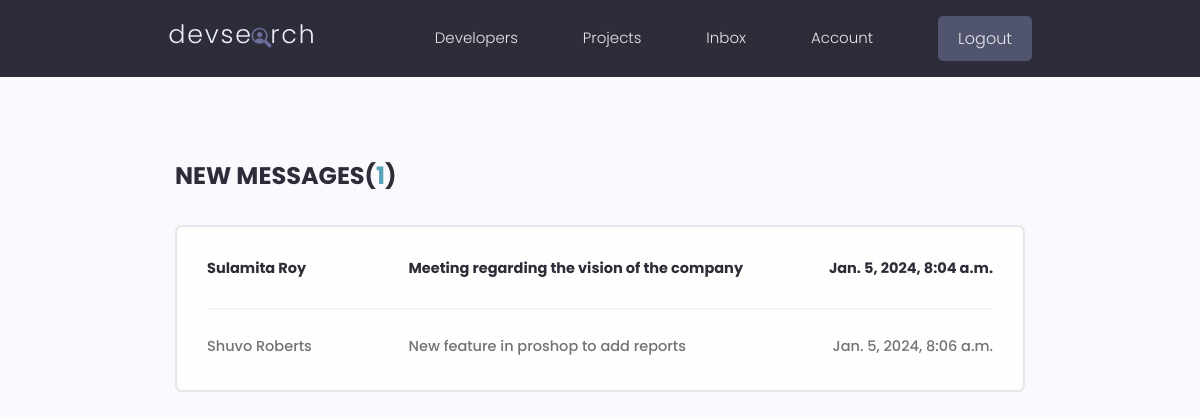
The app's page /inbox/ (signed in), older data.
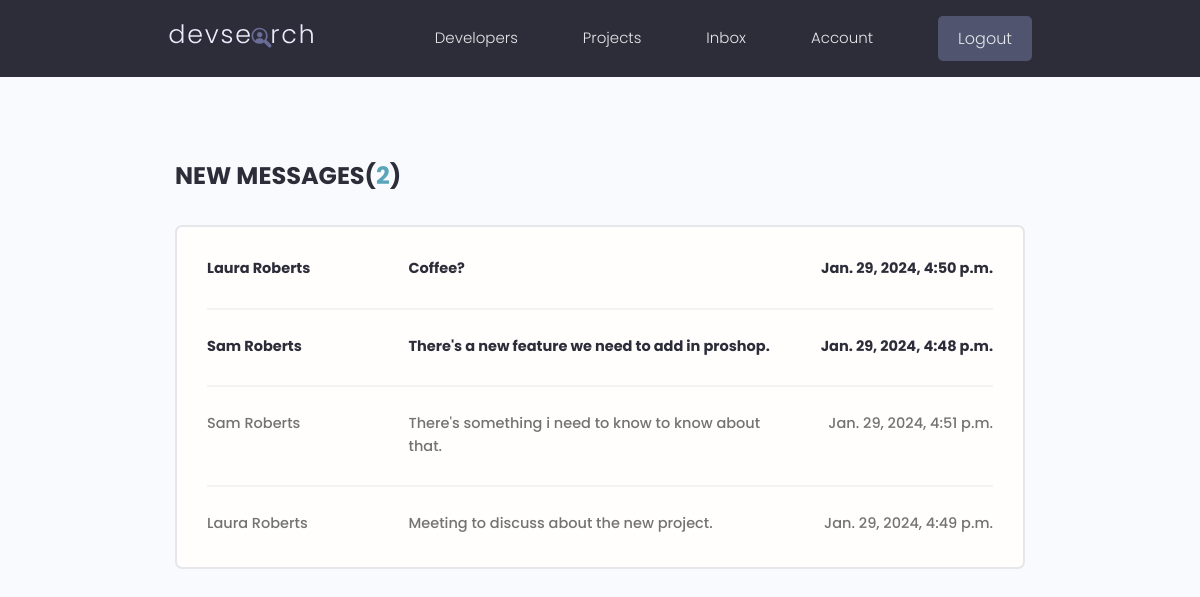
The same page, newer data.
### users/models.py (models this page shows, shortened)
class Message(models.Model):
    sender = models.ForeignKey(
        Profile, on_delete=models.SET_NULL, null=True, blank=True)
    recipient = models.ForeignKey(
        Profile, on_delete=models.SET_NULL, null=True, blank=True, related_name="messages")
    name = models.CharField(max_length=200, null=True, blank=True)
    email = models.EmailField(max_length=200, null=True, blank=True)
    subject = models.CharField(max_length=200, null=True, blank=True)
    body = models.TextField()
    is_read = models.BooleanField(default=False, null=True)
    created = models.DateTimeField(auto_now_add=True)
    id = models.UUIDField(default=uuid.uuid4, unique=True,
                          primary_key=True, editable=False)
    class Meta:
        ordering = ['is_read', '-created']

### users/views.py (the view)
# urls.py: path('inbox/', views.inbox, name="inbox"),
@login_required(login_url='login')
def inbox(request):
    profile = request.user.profile
    messageRequests = profile.messages.all()
    unreadCount = messageRequests.filter(is_read=False).count()
    context = {'messageRequests': messageRequests, 'unreadCount': unreadCount}
    return render(request, 'users/inbox.html', context)

### users/templates/users/inbox.html
{% extends 'main.html' %}
{% block content %}
<main class="inbox my-xl">
  <div class="content-box">
    <h3 class="inbox__title">New Messages(<span>{{unreadCount}}</span>)</h3>
    <ul class="messages">
      {% for message in messageRequests %}
      {% if message.is_read == False %}
      <li class="message message--unread">
        {% else %}
      <li class="message">
        {% endif %}
        <a href="{% url 'message' message.id %}">
          <span class="message__author">{{message.name}}</span>
          <span class="message__subject">{{message.subject}}</span>
          <span class="message__date">{{message.created}}</span>
        </a>
      </li>
      {% endfor %}
    </ul>
  </div>
</main>
{% endblock content %}

### templates/main.html (shortened to what this page needs)
<!DOCTYPE html>
{% load static %}
<html>
<head>
    <link rel="stylesheet" href="https://cdn.iconmonstr.com/1.3.0/css/iconmonstr-iconic-font.min.css" />
    <link rel="stylesheet" href="{% static 'uikit/styles/uikit.css' %}" />
    <link rel="stylesheet" href="{% static 'styles/app.css' %}" />
</head>
<body>
    {% include 'navbar.html' %}
    {% block content %}
    {% endblock content %}
</body>
</html>

### templates/navbar.html (shortened to what this page needs)
{% load static %}
<header class="header">
    <div class="container container--narrow">
        <a href="{% url 'profiles' %}" class="header__logo">
            <img src="{% static 'images/logo.svg' %} " alt="DevSearch Logo" />
        </a>
        <nav class="header__nav">
            <ul class="header__menu">
                <li class="header__menuItem"><a href="{% url 'profiles' %}">Developers</a></li>
                <li class="header__menuItem"><a href="{% url 'projects' %}">Projects</a></li>
                {% if request.user.is_authenticated %}
                <li class="header__menuItem"><a href="{% url 'inbox' %}">Inbox</a></li>
                <li class="header__menuItem"><a href="{% url 'account' %}">Account</a></li>
                <li class="header__menuItem"><a href="{% url 'logout' %}" class="btn btn--sub">Logout</a></li>
                {% else %}
                <li class="header__menuItem"><a href="{% url 'login' %}" class="btn btn--sub">Login/Sign Up</a></li>
                {% endif %}
            </ul>
        </nav>
    </div>
</header>

### static/styles/app.css (style rules this page uses)
:root { --color-sub: #2d2d39; }
.btn--sub { background-color: var(--color-sub-light); }
img { width: 100%; }
.content-box { width: 95%; max-width: 85rem; margin: 0 auto; }
.header { position: sticky; z-index: 111; background-color: var(--color-sub); padding: 1.5rem 0; }
.header > .container { display: flex; justify-content: space-between; align-items: center; }
.header__logo > img { height: 3.8rem; }
.header__nav > ul { display: inline-flex; align-items: center; list-style: none; gap: 6.5rem; }
.header__menuItem > a { color: var(--color-light); font-weight: 300; }
.inbox { height: 90vh; }
.inbox__title, .inbox__title span { font-size: 2.4rem; font-weight: 700; color: var(--color-sub); text-transform: uppercase; text-align: left; margin-bottom: 3rem; }
.inbox__title span { color: var(--color-main); }
.messages { list-style: none; background: var(--color-white); padding: 0.5rem 3rem; border: 2px solid var(--color-light); border-radius: 0.7rem; }
.message { padding: 2.5rem 0; }
.message > a span { font-size: 1.45rem; font-weight: 500; }
.message.message--unread a span { font-weight: 700; color: var(--color-sub); }
.message:not(:last-child) { border-bottom: 2px solid var(--color-white-light); }
.message > a { display: flex; gap: 1rem; }
.message__author, .message__date { flex-basis: 25%; }
.message__subject { flex-basis: 50%; }
.message__date { text-align: right; }

### static/uikit/styles/modules/_variables.css (style rules this page uses)
:root { --color-main: #5aa5b9; --color-main-light: #e6faff; --color-sub: #3f4156; --color-sub-light: #51546e; --color-sub-lighter: #ededfd; --color-text: #737373; --color-gray: #8b8b8b; --color-light: #e5e7eb; --color-light-gray: #767676; --color-bg: #f8fafd; --color-white: #fffefd; --color-white-light: #f3f3f3; --color-success: #359e64; --color-success-bg: #def8e8; --color-error: #fc4b0b; --color-error-bg: #fff2ee; --font-base: 'Poppins', arial, helvetica, 'Segoe UI', roboto, ubuntu, sans-serif; --font-monospace: 'Fira Code', 'Courier New', courier, monospace; --font-regular: 300; --font-medium: 500; --font-bold: 700; --generic-shadow: 1px 1px 5px #00000010; --generic-transition: all 0.3s ease-in-out; }

### static/uikit/styles/modules/_base.css (style rules this page uses)
* { margin: 0; padding: 0; box-sizing: border-box; text-rendering: optimizeLegibility; color: inherit; font-size: inherit; }
html { font-size: 50%; }
@media only screen and (min-width: 480px) { html { font-size: 56.25%; } }
@media only screen and (min-width: 1200px) { html { font-size: 62.5%; } }
body { line-height: 1.6; font-weight: 400; font-size: 1.5rem; color: var(--color-text); background-color: var(--color-bg); min-height: 100vh; }

### static/uikit/styles/modules/_typography.css (style rules this page uses)
* { font-family: var(--font-base); }
h3 { font-size: 3.2rem; font-weight: var(--font-medium); }
p, span, strong { font-size: 1.6rem; color: var(--color-text); font-weight: var(--font-regular); }
a { padding-bottom: 2px; text-decoration: none; display: inline-block; color: var(--color-main); font-weight: var(--font-medium); }

### static/uikit/styles/modules/_utilities.css (style rules this page uses)
.container { width: 92%; max-width: 165rem; margin: 0 auto; box-sizing: border-box; }
.container--narrow { width: 92%; max-width: 120rem; }
@media screen and (min-width: 1000px) { .container { width: 90%; } }
@media screen and (min-width: 1000px) { .container--narrow { width: 85%; } }
@media screen and (min-width: 1200px) { .container { width: 80%; } }
@media screen and (min-width: 1200px) { .container--narrow { width: 72%; } }
.my-xl { margin: 8rem auto; }

### static/uikit/styles/modules/_button.css (style rules this page uses)
.btn { display: inline-block; position: relative; cursor: pointer; background-color: var(--color-light); font-weight: var(--font-medium); color: var(--color-sub); text-decoration: none; padding: 1rem 2rem; border-radius: 0.5rem; border: none; width: -webkit-fit-content; width: -moz-fit-content; width: fit-content; height: -webkit-fit-content; height: -moz-fit-content; height: fit-content; font-size: 1.6rem; outline-width: 0; outline-color: transparent; -webkit-backface-visibility: hidden; backface-visibility: hidden; transition: all 0.3s ease-in-out; }
.btn--sub { background-color: var(--color-sub); color: var(--color-white); }

Row changes from the older to the newer data that the page shows:
removed Message: name "Sulamita Roy", subject "Meeting regarding the vision of the company", created "Jan. 5, 2024, 8:04 a.m."
removed Message: name "Shuvo Roberts", subject "New feature in proshop to add reports", created "Jan. 5, 2024, 8:06 a.m."
added Message: name "Laura Roberts", subject "Coffee?", created "Jan. 29, 2024, 4:50 p.m."
added Message: name "Sam Roberts", subject "There's a new feature we need to add in proshop.", created "Jan. 29, 2024, 4:48 p.m."
added Message: name "Sam Roberts", subject "There's something i need to know to know about that.", created "Jan. 29, 2024, 4:51 p.m."
added Message: name "Laura Roberts", subject "Meeting to discuss about the new project.", created "Jan. 29, 2024, 4:49 p.m."
Text that changed along with them:
{{ unreadCount }}: "1" → "2"
